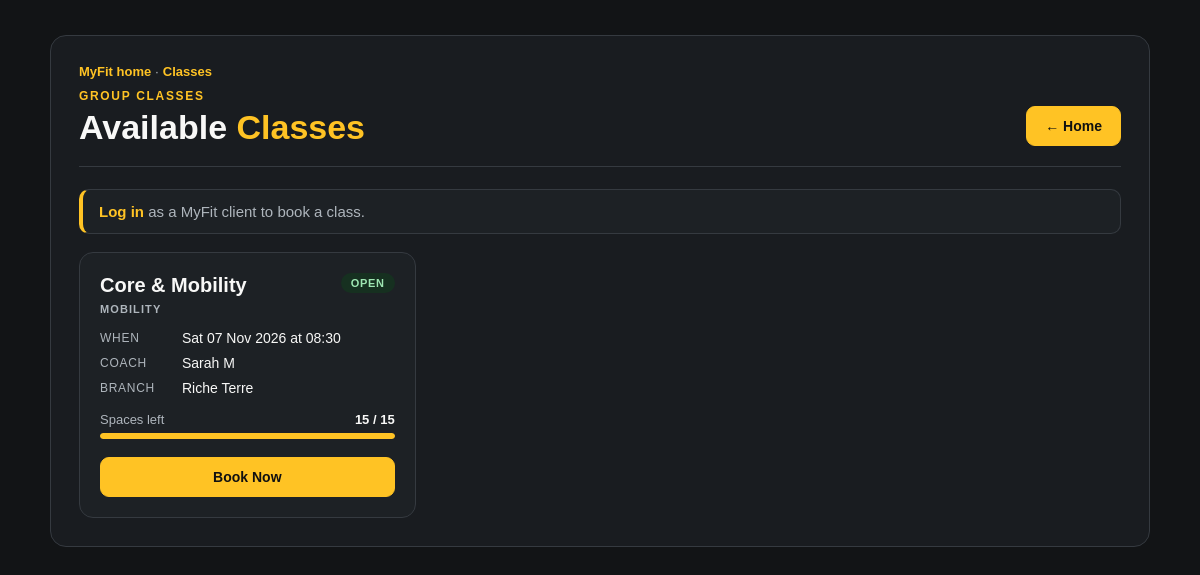
The app's page /class-list/ with its own data.
### core/models.py (models this page shows, shortened)
class ClassSession(models.Model):
    STATUS_CHOICES = [
        ('Draft', 'Draft'),
        ('Scheduled', 'Scheduled'),
        ('Cancelled', 'Cancelled'),
        ('Completed', 'Completed'),
    ]
    title = models.CharField(max_length=100)
    category = models.CharField(max_length=30, choices=[
        ('Strength', 'Strength'), ('HIIT', 'HIIT'), ('Yoga', 'Yoga'),
        ('Zumba', 'Zumba'), ('Mobility', 'Mobility'),
        ('Conditioning', 'Conditioning'),
    ], default='Strength')
    description = models.TextField(blank=True)
    branch = models.ForeignKey('Branch', on_delete=models.CASCADE, related_name='classes')
    coach = models.ForeignKey('CoachProfile', on_delete=models.CASCADE, related_name='classes')
    date = models.DateField()
    time = models.TimeField()
    end_time = models.TimeField(
        blank=True,
        null=True,
        help_text='Expected class end time; must be after the start time.'
    )
    image = models.ImageField(upload_to='classes/', blank=True, validators=MYFIT_IMAGE_VALIDATORS)#<----Loick
    capacity = models.PositiveIntegerField(default=10)
    status = models.CharField(max_length=20, choices=STATUS_CHOICES, default='Scheduled')
    created_at = models.DateTimeField(auto_now_add=True)
    @property
    def spaces_left(self):
        return self.capacity - self.bookings.filter(status='Confirmed').count()

class CoachProfile(models.Model):
    user = models.OneToOneField(settings.AUTH_USER_MODEL,
                                on_delete=models.CASCADE,
                                related_name="coach_profile",)
    branch = models.ForeignKey(Branch,on_delete=models.PROTECT, #prevent cascading delete from deleting all coach related to it
                               null=True,blank=True, #The database can store NULL for branch_id, A Django form can leave the branch field empty. We create a new coach account, but haven't assigned a gym branch yet.
                               related_name="coaches",)
    specialties = models.ManyToManyField(CoachSpecialty, #Creates a many-to-many relationship. It automatically creates a third table called a junction table.
                                blank=True, #a coach can be created without selecting any specialties yet.
                                related_name="coaches",)
    date_of_birth = models.DateField(null=True, blank=True,
                                    validators=[validate_not_future])
    gender = models.CharField(max_length=20, blank=True)
    phone = models.CharField(max_length=20, blank=True)
    bio = models.TextField(blank=True)
    image = models.ImageField(upload_to='coaches/', blank=True, validators=MYFIT_IMAGE_VALIDATORS)
    created_at = models.DateTimeField(auto_now_add=True)
    updated_at = models.DateTimeField(auto_now=True)

class Branch(models.Model): #allows Django to map this class to a database table.
    name = models.CharField(max_length=120, unique=True) #short strings, maximum of 120 characters, unique name
    address = models.TextField() #Stores text without, field as required by default, field is non-null by default.
    phone = models.CharField(max_length=20, blank=True) #Stores the number as text because someone could put a + at the start
    email = models.EmailField(blank=True) #specialized CharField that validates email formatting
    opening_hours = models.TextField(blank=True)
    operational_status = models.CharField(max_length=20, choices=[
        ('Open', 'Open'), ('Maintenance', 'Maintenance'),
        ('Coming soon', 'Coming soon'), ('Closed', 'Closed'),
    ], default='Open')
    is_active = models.BooleanField(default=True)
    image = models.ImageField(upload_to='branches/', blank=True, validators=MYFIT_IMAGE_VALIDATORS)#<------ image
    created_at = models.DateTimeField(auto_now_add=True)#Stores when the branch record was created.
    updated_at = models.DateTimeField(auto_now=True)#Stores when the branch record was updated.
    class Meta:
        verbose_name_plural = "Branches"
        ordering = ["name"] #This tells Django to sort query results by name in ascending alphabetical order by default.

### core/views.py (the view)
# urls.py: path('class-list/', views.class_list, name='class_list'),
def class_list(request):
    today = timezone.localdate()
    classes = ClassSession.objects.filter(
        status='Scheduled', date__gte=today,
        branch__is_active=True, coach__user__is_active=True,
    ).order_by('date', 'time')
    is_client = has_role(request.user, 'Client') and hasattr(request.user, 'client_profile')
    my_bookings = {}
    eligibility_message = None
    if is_client:
        from .services import booking_eligibility_error
        eligibility_message = booking_eligibility_error(request.user)
        my_bookings = dict(ClassBooking.objects.filter(
            client=request.user.client_profile, status='Confirmed', session__in=classes,
        ).values_list('session_id', 'pk'))
    return render(request, 'myfit/class_list.html', {
        'classes': classes,
        'is_client': is_client,
        'eligibility_message': eligibility_message,
        'my_bookings': my_bookings,
        'booked_ids': set(my_bookings),
    })

### core/context_processors.py (called while the page is built)
def notifications(request):
    if not request.user.is_authenticated:
        return {
            'latest_notifications': (),
            'unread_notification_count': 0,
        }
    notification_manager = request.user.notifications
    return {
        'latest_notifications': notification_manager.order_by('-created_at')[:10],
        'unread_notification_count': notification_manager.filter(is_read=False).count(),
    }

### core/permissions.py (called while the page is built)
def has_role(user, role):
    if not user.is_authenticated or not user.is_active: #user.is_authenticated checks whether the user is logged in.
        return False
    if role == "Admin" and user.is_superuser:
        return True
    return user.groups.filter(name=role).exists()

### core/templates/myfit/class_list.html (shortened to what this page needs)
{% extends 'myfit/base.html' %}
{% block body_class %}client-dashboard-body{% endblock %}
{% block content %}
<main class="cl-page">
  <header class="cl-header">
    <div>
      <p class="cl-crumbs"><a href="{% url 'myfit:home' %}">MyFit home</a> · <a href="{% url 'myfit:classes' %}">Classes</a>{% if is_client %} · <a href="{% url 'myfit:client_bookings' %}">My bookings</a>{% endif %}</p>
      <p class="cl-kicker">Group classes</p>
      <h1>Available <span>Classes</span></h1>
    </div>
    <div class="cl-header-actions">
      {% if is_client %}
        <a class="cl-btn cl-btn-primary" href="{% url 'myfit:client_dashboard' %}">&larr; Dashboard</a>
        <a class="cl-btn cl-btn-ghost" href="{% url 'myfit:client_bookings' %}">My bookings</a>
      {% else %}
        <a class="cl-btn cl-btn-primary" href="{% url 'myfit:home' %}">&larr; Home</a>
      {% endif %}
    </div>
  </header>
  {% if not user.is_authenticated %}
    <p class="cl-notice"><a href="{% url 'myfit:login' %}?next={{ request.path|urlencode }}">Log in</a> as a MyFit client to book a class.</p>
  {% elif not is_client %}
    <p class="cl-notice">Class booking is available to client accounts.</p>
  {% elif eligibility_message %}
    <p class="cl-notice" role="status">{{ eligibility_message }} <a href="{% url 'myfit:client_membership' %}">View my membership</a></p>
  {% endif %}
  <section class="cl-grid" aria-label="Available classes">
    {% for session in classes %}
    {% with spaces=session.spaces_left %}
    <article class="cl-card{% if session.pk in booked_ids %} is-booked{% endif %}">
      <div class="cl-card-top">
        <div>
          <h2>{{ session.title }}</h2>
          <span class="cl-category">{{ session.category }}</span>
        </div>
        {% if session.pk in booked_ids %}
          <span class="cl-badge cl-badge-booked">Booked</span>
        {% elif spaces > 0 %}
          <span class="cl-badge cl-badge-open">Open</span>
        {% else %}
          <span class="cl-badge cl-badge-full">Full</span>
        {% endif %}
      </div>
      <dl class="cl-details">
        <div><dt>When</dt><dd>{{ session.date|date:'D d M Y' }} at {{ session.time|time:'H:i' }}{% if session.end_time %}–{{ session.end_time|time:'H:i' }}{% endif %}</dd></div>
        <div><dt>Coach</dt><dd>{{ session.coach.user.get_full_name|default:session.coach.user.username }}</dd></div>
        <div><dt>Branch</dt><dd>{{ session.branch.name }}</dd></div>
      </dl>
      <div class="cl-capacity">
        <div class="cl-capacity-label"><span>Spaces left</span><strong>{{ spaces }} / {{ session.capacity }}</strong></div>
        <div class="cl-bar" aria-hidden="true"><span style="width:{% widthratio spaces session.capacity|default:1 100 %}%"></span></div>
      </div>
      <div class="cl-actions">
        {% if session.pk in booked_ids %}
          {% for session_id, booking_id in my_bookings.items %}{% if session_id == session.pk %}
          <form action="{% url 'myfit:cancel_booking' booking_id %}" method="post" onsubmit="return confirm('Cancel your booking for {{ session.title|escapejs }}?');">
            {% csrf_token %}
            <input type="hidden" name="next" value="{{ request.get_full_path }}">
            <button class="cl-btn cl-btn-danger" type="submit">Unbook</button>
          </form>
          {% endif %}{% endfor %}
        {% elif spaces > 0 %}
          <form action="{% url 'myfit:book_class' session.id %}" method="post">
            <button class="cl-btn cl-btn-primary" type="submit"{% if is_client and eligibility_message %} disabled title="{{ eligibility_message }}"{% endif %}>Book Now</button>
          </form>
        {% else %}
          <span class="cl-full">Full</span>
        {% endif %}
      </div>
    </article>
    {% endwith %}
    {% empty %}
    <p class="cl-empty">No classes scheduled right now.</p>
    {% endfor %}
  </section>
</main>
{% endblock %}

### core/static/css/coach_pages.css (style rules this page uses)
:root { --mf-bg: #1E1E1E; --mf-ink: #ffffff; --mf-muted: #bdbdbd; --mf-line: #303030; --mf-yellow: #ffd21f; --mf-yellow-dark: #e6b800; --mf-nav: #000000; --mf-sidebar-text: #ffffff; --mf-white: #ffffff; --mf-soft-yellow: #29240b; --mf-panel: #111111; }
* { box-sizing: border-box; }
body { margin: 0; }
a { color: inherit; text-decoration: none; }
button, input, select { font: inherit; }

### core/static/css/client_dashboard.css (style rules this page uses)
body.client-dashboard-body { background:#121416;color:#f6f7f8;font:15px Arial,sans-serif }

### core/templates/myfit/class_list.html (style rules this page uses)
.cl-page { --bg:#121416;--card:#1d2125;--card-2:#23282d;--yellow:#ffc324;--text:#f8f8f7;--muted:#aeb5bc;--border:#353a40;--green:#9ee6b2;--red:#ff9c9c; max-width:1100px;margin:35px auto;padding:28px;background:#191c20;color:var(--text);border-radius:16px;font-family:Arial,sans-serif;border:1px solid var(--border) }
.cl-page a { color:var(--yellow) }
.cl-header { display:flex;flex-wrap:wrap;align-items:flex-end;justify-content:space-between;gap:18px;padding-bottom:20px;border-bottom:1px solid var(--border);margin-bottom:22px }
.cl-crumbs { margin:0 0 10px;font-size:13px;color:var(--muted) }
.cl-crumbs a { text-decoration:none;font-weight:bold }
.cl-kicker { margin:0 0 6px;font-size:12px;letter-spacing:.14em;font-weight:bold;color:var(--yellow);text-transform:uppercase }
.cl-header h1 { margin:0;font-size:34px;line-height:1.1 }
.cl-header h1 span { color:var(--yellow) }
.cl-header-actions { display:flex;flex-wrap:wrap;gap:10px }
.cl-btn { display:inline-flex;align-items:center;justify-content:center;gap:6px;min-height:40px;padding:9px 18px;border-radius:9px;border:1px solid transparent;font:inherit;font-size:14px;font-weight:bold;cursor:pointer;text-decoration:none;transition:filter .15s,background .15s,color .15s;white-space:nowrap }
.cl-page a.cl-btn-primary,.cl-btn-primary { background:var(--yellow);color:#111;border-color:var(--yellow) }
.cl-notice { margin:0 0 18px;padding:13px 16px;border-radius:10px;background:var(--card);border:1px solid var(--border);border-left:4px solid var(--yellow);color:var(--muted) }
.cl-notice a { font-weight:bold }
.cl-grid { display:grid;grid-template-columns:repeat(auto-fill,minmax(300px,1fr));gap:16px }
.cl-card { display:flex;flex-direction:column;background:var(--card);border:1px solid var(--border);border-radius:14px;padding:20px;transition:border-color .15s,transform .15s }
.cl-card-top { display:flex;justify-content:space-between;align-items:flex-start;gap:10px;margin-bottom:14px }
.cl-card h2 { margin:0;font-size:20px;line-height:1.2 }
.cl-category { display:inline-block;margin-top:6px;font-size:11px;letter-spacing:.1em;font-weight:bold;text-transform:uppercase;color:var(--muted) }
.cl-badge { flex:0 0 auto;padding:4px 10px;border-radius:999px;font-size:11px;font-weight:bold;letter-spacing:.06em;text-transform:uppercase }
.cl-badge-open { background:#163020;color:var(--green) }
.cl-details { margin:0 0 16px;display:grid;gap:9px }
.cl-details div { display:grid;grid-template-columns:72px 1fr;gap:10px;font-size:14px }
.cl-details dt { color:var(--muted);font-size:12px;text-transform:uppercase;letter-spacing:.06em;padding-top:1px }
.cl-details dd { margin:0 }
.cl-capacity { margin:0 0 18px }
.cl-capacity-label { display:flex;justify-content:space-between;font-size:13px;color:var(--muted);margin-bottom:6px }
.cl-capacity-label strong { color:var(--text) }
.cl-bar { height:6px;background:#2c3136;border-radius:99px;overflow:hidden }
.cl-bar span { display:block;height:100%;background:var(--yellow);border-radius:99px }
.cl-actions { margin-top:auto;display:flex;align-items:center;gap:10px;flex-wrap:wrap }
.cl-actions form { margin:0;flex:1 }
.cl-actions .cl-btn { width:100% }

### records on screen
ClassSession: title "Core & Mobility", category "MOBILITY", shows "OPEN", date "Sat 07 Nov 2026", time "08:30", coach.user.get_full_name "Sarah M", branch.name "Riche Terre", spaces_left "15", capacity "15", shows "Book Now"
